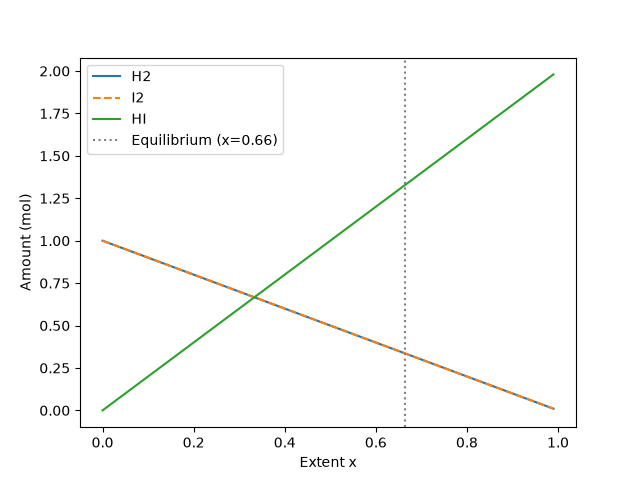

Python code for this plot:
"""
PW2 Lab B Part 4 -- chemical equilibrium via the equilibrium constant K.

Reaction  H2 + I2 <=> 2 HI, starting from 1 mol H2 and 1 mol I2.
As the reaction proceeds by an extent x:  H2 = 1-x,  I2 = 1-x,  HI = 2x.
At equilibrium the composition satisfies the equilibrium constant
        K = [HI]^2 / ([H2][I2]) = (2x)^2 / ((1-x)(1-x)).
Given K, find the extent x. Solve it TWO ways and compare.
Run:  python equilibrium.py
"""
import numpy as np
import matplotlib.pyplot as plt
from scipy.optimize import newton, minimize

K = 15.6
a = b = 1.0

# TODO 1: write k_imbalance(x) = (2x)^2/((a-x)(b-x)) - K.
def k_imbalance(x):
    return (2 * x)**2 / ((a - x) * (b - x)) - K

# TODO 2 (method 1): use scipy.optimize.newton
x_newton = newton(k_imbalance, x0=0.5)

# TODO 3 (method 2): use scipy.optimize.minimize (SLSQP)
def obj(x):
    return k_imbalance(x[0])**2
res = minimize(obj, x0=[0.5], method="SLSQP", bounds=[(0, 0.999)])
x_slsqp = res.x[0]
print(f"Newton extent x: {x_newton:.4f}")
print(f"SLSQP extent x:  {x_slsqp:.4f}")

# TODO 4: report equilibrium amounts and plot
nH2 = a - x_newton
nI2 = b - x_newton
nHI = 2 * x_newton
print(f"Equilibrium amounts: H2 = {nH2:.4f} mol, I2 = {nI2:.4f} mol, HI = {nHI:.4f} mol")
x_vals = np.linspace(0, 0.99, 100)
plt.figure()
plt.plot(x_vals, a - x_vals, label='H2')
plt.plot(x_vals, b - x_vals, '--', label='I2')
plt.plot(x_vals, 2 * x_vals, label='HI')
plt.axvline(x_newton, color='gray', linestyle=':', label=f'Equilibrium (x={x_newton:.2f})')
plt.xlabel('Extent x')
plt.ylabel('Amount (mol)')
plt.legend()
plt.savefig('equilibrium.png')
